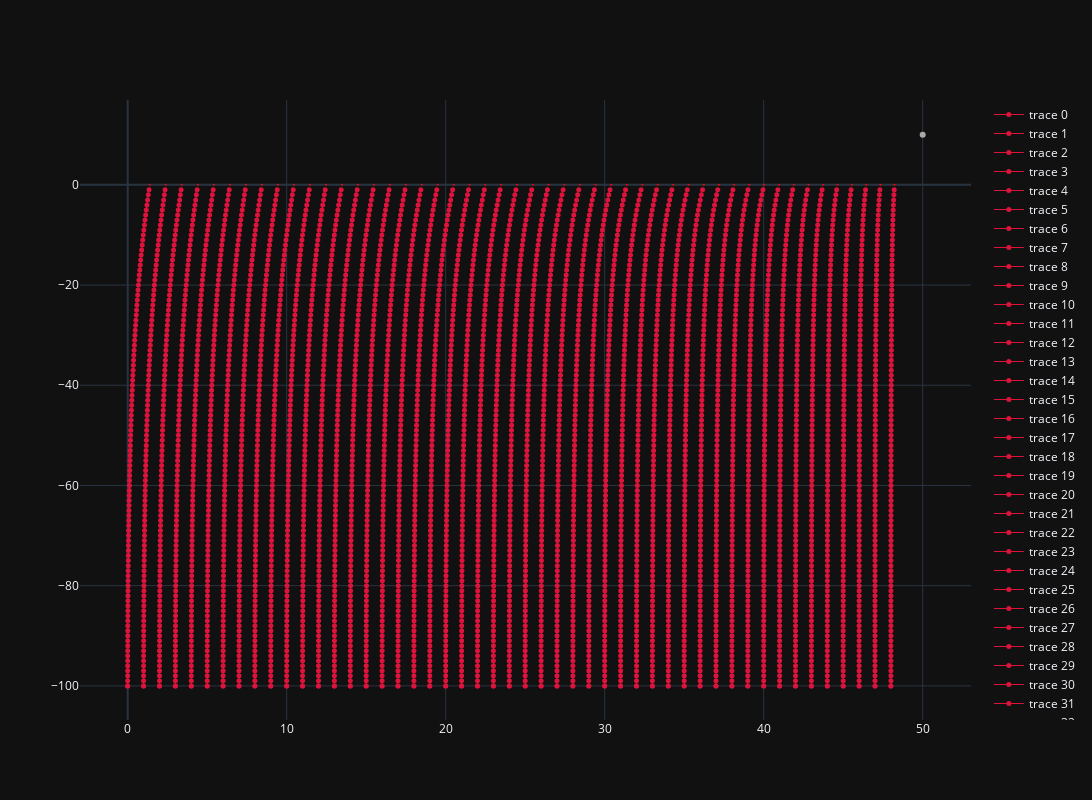

Notebook code cell kept with this figure:
### Code cell
fig = go.Figure(
    data=[
        go.Scatter(
            x=particle.x_trail,
            y=particle.y_trail,
            mode="markers+lines",
            marker_size=5,
            marker_color="crimson",
            line_width=1,
        )
        for particle in particles
    ]
    + [
        go.Scatter(
            x=[particle.x for particle in particles],
            y=[particle.y for particle in particles],
            mode="markers",
            marker_color="red",
            marker_size=2,
            line_width=1,
        )
    ]
    + [
        go.Scatter(
            x=[edge.x for edge in wall],
            y=[edge.y for edge in wall],
            mode="markers+lines",
            marker_color="darkgray",
        )
        for wall in walls
    ],
    layout=dict(width=1600, height=800),
)
fig.update_layout(template=template)
fig.write_html(
    f"plotly_graphs/_test_2d_{len(particles)}p_ygrid{yGrid}_apert{slitAperture}_fract{particle_x0_fraction}_{cos_sin}{power}_rmod{r_modifier}_G{G}_c{c}_y0_step{particle_y0_step}_gravCut{gravityCutoff}.html"
)
fig.show()
